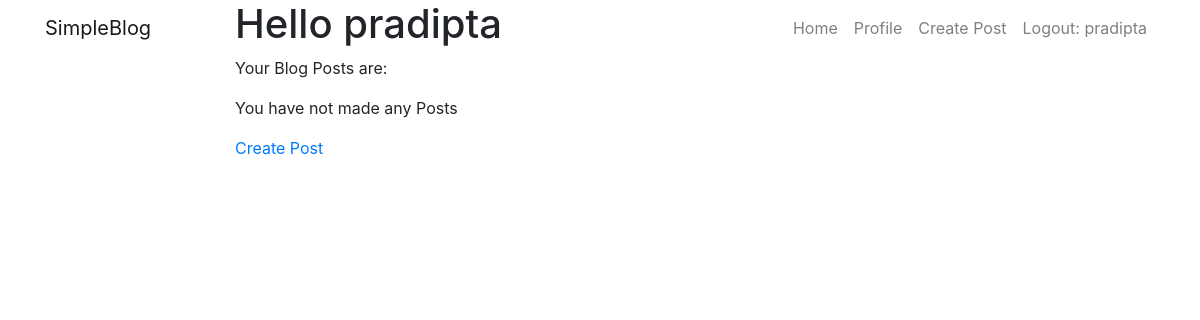
The page /profile/ (signed in) on the database as committed earlier.
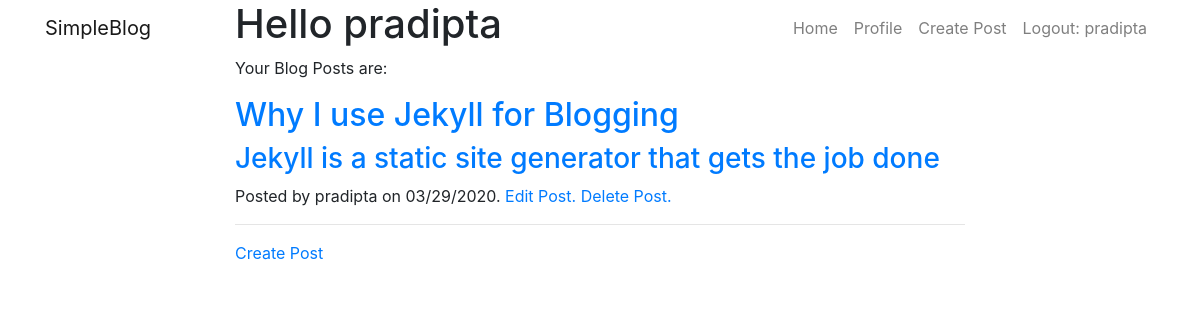
The same page on the database as committed later.
### core/models.py (models this page shows)
class BlogEntry(models.Model):
    article = models.CharField(max_length=4000)
    heading = models.CharField(max_length=400)
    subheading = models.CharField(max_length=800, default="")
    author = models.ForeignKey(User, on_delete=models.CASCADE, default=None)
    pubDate = models.DateField("Date Published")

### core/views.py (the view)
# urls.py: path('profile/', views.profile, name='profile'),
@login_required
def profile(request):
    posts = request.user.blogentry_set.all()
    return render(request, "profile.html", {"posts":posts})

### core/templates/profile.html (shortened to what this page needs)
{% extends 'base.html' %}
{% block header %}
<div class="container">
    <div class="row">
        <div class="col-lg-8 col-md-10 mx-auto">
            <div class="post-heading">
                <h1>Hello {{ user.username }}</h1>
            </div>
        </div>
    </div>
</div>
{% endblock %}
{% block content %}
<div class="container">
    <div class="row">
        <div class="col-lg-8 col-md-10 mx-auto">
            <p>
                Your Blog Posts are:
            </p>
            {% for post in posts %}
            <div class="post-preview">
                <a href="{% url 'view' post.id %}">
                    <h2 class="post-title">
                        {{post.heading}}
                    </h2>
                    <h3 class="post-subtitle">
                        {{post.subheading}}
                    </h3>
                </a>
                <p class="post-meta">Posted by
                    {{post.author.username }}
                    on {{ post.pubDate|date:"SHORT_DATE_FORMAT" }}. <a href="{% url 'edit' post.id %}"> Edit Post. </a>
                    <a href="{% url 'delete' post.id %}"> Delete Post. </a> </p>
            </div>
            <hr>
            {% empty %}
            <p> You have not made any Posts</p>
            {% endfor %}
            <p><a href="{% url 'createPost' %}"> Create Post </a></p>
        </div>
    </div>
</div>
{% endblock %}

Rows that differ between the two databases and show on the page:
added BlogEntry: heading "Why I use Jekyll for Blogging", subheading "Jekyll is a static site generator that gets the job done", author.username "pradipta", pubDate "03/29/2020"
Other text that changed with them:
text no longer shown: "You have not made any Posts"
